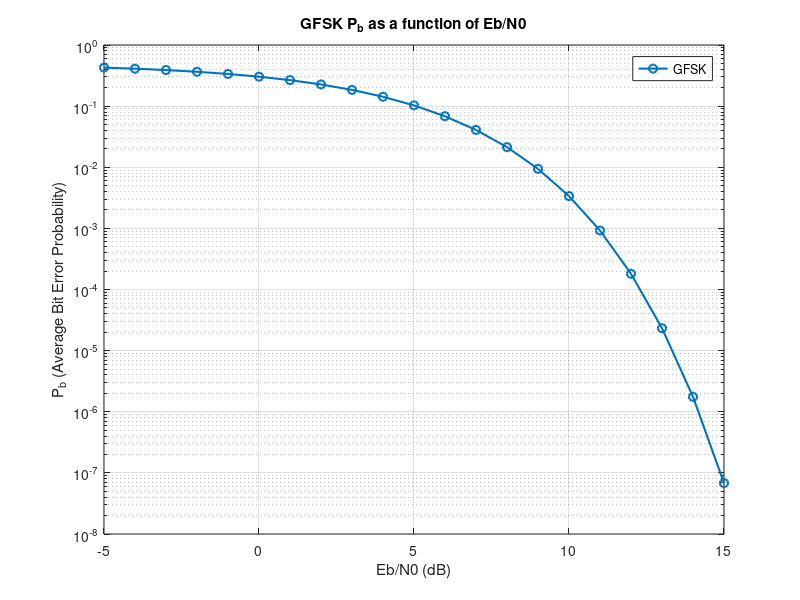

The MATLAB source for this figure:
clc; clear; close all;
%% GFSK bit rate = same of lora for comparing
SF_values = 12; %or 7
p_values = 0:4;
BW_LoRa = 125e3;
% initialize 
spec_eff = zeros(length(SF_values), length(p_values));

bit_rate = zeros(length(SF_values), length(p_values));
% spectral efficiency values
for i = 1:length(SF_values)
    SF = SF_values(i);
    for j = 1:length(p_values)
        p = p_values(j);
        spec_eff(i, j) = (SF / (2^SF)) * (4 / (4 + p));
        bit_rate(i, j)=spec_eff(i, j).*BW_LoRa;
    end
end

%% assumptions: change of BW but rest fixed
%BW = 125e3;
Rb= bit_rate(1,1);
NF= 6;
h = 0.5; %usual modulation index

% %% PSK bit rate = same of lora for comparing
% SF_values = 12;
% p_values = 0:4;
% 
% % initialize 
% spec_eff = zeros(length(SF_values), length(p_values));
% 
% bit_rate = zeros(length(SF_values), length(p_values));
% % spectral efficiency values
% for i = 1:length(SF_values)
%     SF = SF_values(i);
%     for j = 1:length(p_values)
%         p = p_values(j);
%         spec_eff(i, j) = (SF / (2^SF)) * (4 / (4 + p));
%         bit_rate(i, j)=spec_eff(i, j).*BW;
%     end
% end


%% GFSK FUNCTION
function Pb = compute_Pb(EbN0, h)
    % Constants
    alpha = EbN0;  % Compute alpha
    
    % Compute a and b
    a = sqrt(alpha / 2) .* sqrt(1 - sqrt(1 - (sin(2 * pi * h) ./ (2 * pi * h)).^2));
    b = sqrt(alpha / 2) .* sqrt(1 + sqrt(1 - (sin(2 * pi * h) ./ (2 * pi * h)).^2));
    
    % Compute the summation term
    Pb = exp(-alpha / 2) .* (0.5 * besseli(0, a .* b)); % First term in brackets
    
    % Sum over k terms (truncated at k_max for approximation)
    k_max = 1000; % infinite series Truncated
    for k = 1:k_max
        Pb = Pb + ((a ./ b).^k) .* besseli(k, a .* b);
    end
end


%% use function iterations

EbN0_dB = -5:15;  %SNR values in dB
%bit_rate = [366];
%figure; 
%hold on;

Pb_values = compute_Pb(10.^(EbN0_dB/10), h); %convert dB to linear
semilogy(EbN0_dB, Pb_values,'DisplayName', sprintf('GFSK'), 'LineWidth', 1.5, 'Marker', 'o')

for idx = 1:length(p_values)
    %interpolation
    p = p_values(idx);
    target_Pb = 1e-3;
    EbN0_estimated = interp1(Pb_values, EbN0_dB, target_Pb, 'linear', 'extrap');
    Sensitivity_dBm = -174 + 10 * log10(bit_rate(1, p+1) * 10.^(EbN0_estimated/10)) + NF;
    fprintf('For GFSK at p= %d,', p)
    fprintf(' the estimated Eb/N0 is %d dB', EbN0_estimated)
    %fprintf(' Estimated GFSK SNR at P_b = 1e-5 is %.2f dB', EbN0_estimated);
    fprintf(' and the sensitivity is %d dBm. \n', Sensitivity_dBm)
    % for idx = 1:length(bit_rate)
    %     R_b = bit_rate(idx);
    % end
end
title('GFSK P_b as a function of Eb/N0')
xlabel('Eb/N0 (dB)');
ylabel('P_b (Average Bit Error Probability)');
legend show;
grid on;
hold off;

